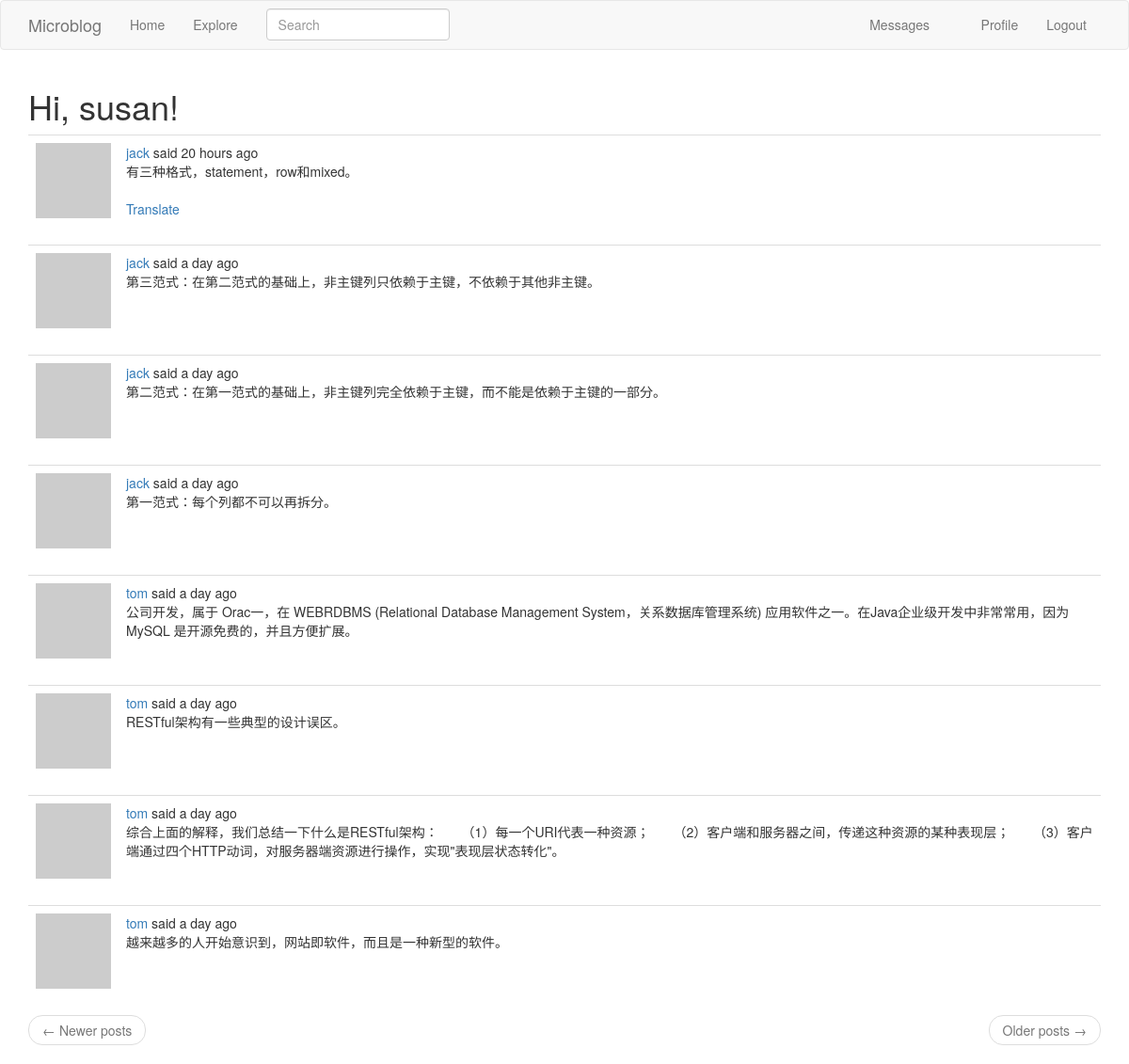
Page /explore (signed in) on the committed database.
### app/models.py (models this page shows, shortened)
class User(UserMixin, db.Model):
    id = db.Column(db.Integer, primary_key=True)
    username = db.Column(db.String(64), index=True, unique=True)
    email = db.Column(db.String(120), index=True, unique=True)
    password_hash = db.Column(db.String(128))
    posts = db.relationship('Post', backref='author', lazy='dynamic')
    about_me = db.Column(db.String(140))
    last_seen = db.Column(db.DateTime, default=datetime.utcnow)
    followed = db.relationship(
        'User', secondary=followers,
        primaryjoin=(followers.c.follower_id == id),
        secondaryjoin=(followers.c.followed_id == id),
        backref=db.backref('followers', lazy='dynamic'), lazy='dynamic')
    messages_sent = db.relationship('Message',
                                    foreign_keys='Message.sender_id',
                                    backref='author', lazy='dynamic')
    messages_received = db.relationship('Message',
                                        foreign_keys='Message.recipient_id',
                                        backref='recipient', lazy='dynamic')
    last_message_read_time = db.Column(db.DateTime)
    notifications = db.relationship('Notification', backref='user',
                                    lazy='dynamic')
    def avatar(self, size):
        digest = md5(self.email.lower().encode('utf-8')).hexdigest()
        return 'https://www.gravatar.com/avatar/{}?d=identicon&s={}'.format(
            digest, size)
    def new_messages(self):
        last_read_time = self.last_message_read_time or datetime(1900, 1, 1)
        return Message.query.filter_by(recipient=self).filter(
            Message.timestamp > last_read_time).count()

class SearchableMixin(object):
    @classmethod
    def before_commit(cls, session):
        session._changes = {
            'add': list(session.new),
            'update': list(session.dirty),
            'delete': list(session.deleted)
        }
    @classmethod
    def after_commit(cls, session):
        for obj in session._changes['add']:
            if isinstance(obj, SearchableMixin):
                add_to_index(obj.__tablename__, obj)
        for obj in session._changes['update']:
            if isinstance(obj, SearchableMixin):
                add_to_index(obj.__tablename__, obj)
        for obj in session._changes['delete']:
            if isinstance(obj, SearchableMixin):
                remove_from_index(obj.__tablename__, obj)
        session._changes = None

class Post(SearchableMixin, db.Model):
    __searchable__ = ['body']
    id = db.Column(db.Integer, primary_key=True)
    body = db.Column(db.String(140))
    timestamp = db.Column(db.DateTime, index=True, default=datetime.utcnow)
    user_id = db.Column(db.Integer, db.ForeignKey('user.id'))
    language = db.Column(db.String(5))

### app/main/routes.py (the view)
@bp.route('/explore')
@login_required
def explore():
    page = request.args.get('page', 1, type=int)
    posts = Post.query.order_by(Post.timestamp.desc()).paginate(
        page, current_app.config['POSTS_PER_PAGE'], False)
    next_url = url_for('main.explore', page=posts.next_num) \
        if posts.has_next else None
    prev_url = url_for('main.explore', page=posts.prev_num) \
        if posts.has_prev else None
    return render_template('index.html', title=_('Explore'),
                           posts=posts.items, next_url=next_url,
                           prev_url=prev_url)

### app/main/forms.py
class SearchForm(FlaskForm):
    q = StringField(_l('Search'), validators=[DataRequired()])
    def __init__(self, *args, **kwargs):
        if 'formdata' not in kwargs:
            kwargs['formdata'] = request.args
        if 'csrf_enabled' not in kwargs:
            kwargs['csrf_enabled'] = False
        super(SearchForm, self).__init__(*args, **kwargs)

### app/main/routes.py (called while the page is built)
@bp.before_app_request
def before_request():
    if current_user.is_authenticated:
        current_user.last_seen = datetime.utcnow()
        db.session.commit()
        g.search_form = SearchForm()
    g.locale = str(get_locale())

### app/models.py (called while the page is built)
@login.user_loader
def load_user(id):
    return User.query.get(int(id))

### app/templates/index.html (shortened to what this page needs)
{% extends "base.html" %}
{% import 'bootstrap/wtf.html' as wtf %}
{% block app_content %}
    <h1>{{ _('Hi, %(username)s!', username=current_user.username) }}</h1>
    {% for post in posts %}
        {% include '_post.html' %}
    {% endfor %}
    <nav aria-label="...">
        <ul class="pager">
            <li class="previous{% if not prev_url %} disabled{% endif %}">
                <a href="{{ prev_url or '#' }}">
                    <span aria-hidden="true">&larr;</span> {{ _('Newer posts') }}
                </a>
            </li>
            <li class="next{% if not next_url %} disabled{% endif %}">
                <a href="{{ next_url or '#' }}">
                    {{ _('Older posts') }} <span aria-hidden="true">&rarr;</span>
                </a>
            </li>
        </ul>
    </nav>
{% endblock %}

### app/templates/_post.html (shortened to what this page needs)
    <table class="table table-hover">
        <tr>
            <td width="70px">
                <a href="{{ url_for('main.user', username=post.author.username) }}">
                    <img src="{{ post.author.avatar(70) }}" />
                </a>
            </td>
            <td>
                {{ _('%(username)s said %(when)s',
                    username=user_link, when=moment(post.timestamp).fromNow()) }}
                <br>
                <span id="post{{ post.id }}">{{ post.body }}</span>
                {% if post.language and post.language != g.locale %}
                <br><br>
                <span id="translation{{ post.id }}">
                    <a href="javascript:translate(
                                '#post{{ post.id }}',
                                '#translation{{ post.id }}',
                                '{{ post.language }}',
                                '{{ g.locale }}');">{{ _('Translate') }}</a>
                </span>
                {% endif %}
            </td>
        </tr>
    </table>

### rows in the picture
Post: body "有三种格式，statement，row和mixed。"
Post: body "第三范式：在第二范式的基础上，非主键列只依赖于主键，不依赖于其他非主键。"
Post: body "第二范式：在第一范式的基础上，非主键列完全依赖于主键，而不能是依赖于主键的一部分。"
Post: body "第一范式：每个列都不可以再拆分。"
Post: body "公司开发，属于 Orac一，在 WEBRDBMS (Relational Database Management System，关系数据库管理系统) 应用软件之一。在Java企业级开发中非常常用，因为 MySQL 是开源免费的，并且方便扩展。"
Post: body "RESTful架构有一些典型的设计误区。"
Post: body "综合上面的解释，我们总结一下什么是RESTful架构： （1）每一个URI代表一种资源； （2）客户端和服务器之间，传递这种资源的某种表现层； （3）客户端通过四个HTTP动词，对服务器端资源进行操作，实现\"表现层状态转化\"。"
Post: body "越来越多的人开始意识到，网站即软件，而且是一种新型的软件。"
